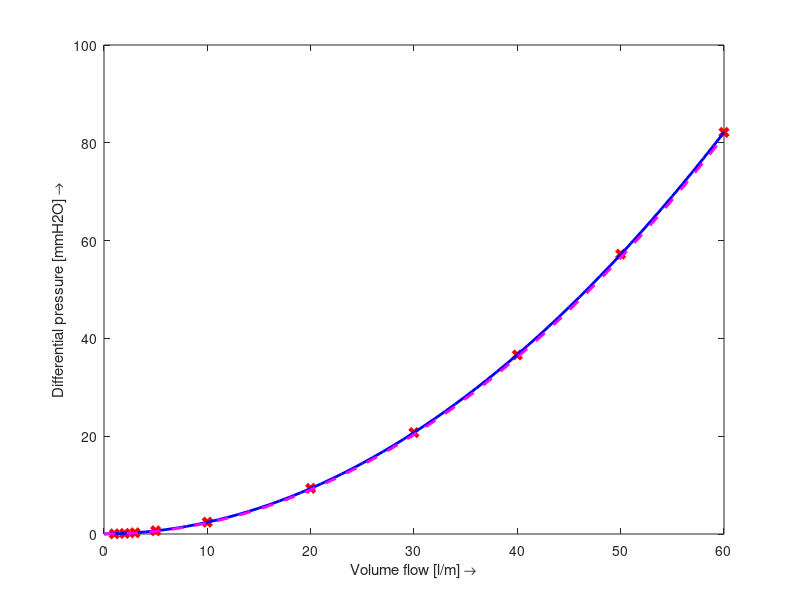

Source code (MATLAB):
% Quadratic interpolation/ curve fitting of the simulation results for the Venturi type tube

% fit the polynomial in a least-squares sense using the polyfit function
% degree n=2 for quadratic fit
flow = [1	2	3	5	10	20	30	40	50	60]; % volume flow rate [l/min]
dp_meas = [0.0368111212	0.1210032302	0.2534600817	0.6540743919	2.4193817115 ...
	9.3366498942	20.7376193487	36.6244692104	57.2241641543	82.1268103469]; % differential pressure [mmH2O]

plot(flow, dp_meas, 'rx', 'linewidth', 3);
hold on;

p = polyfit(flow, dp_meas, 2);

flow_interval = 0:60;
dp_calc = polyval(p, flow_interval);

plot(flow_interval, dp_calc, 'b', 'linewidth', 2);


dp3 = flow_interval .^ 2 * p(1);
plot(flow_interval, dp3, 'm--', 'linewidth', 2);
hold off;

xlabel('Volume flow [l/m] \rightarrow');
ylabel('Differential pressure [mmH2O] \rightarrow');

K = sqrt( 1/p(1) )